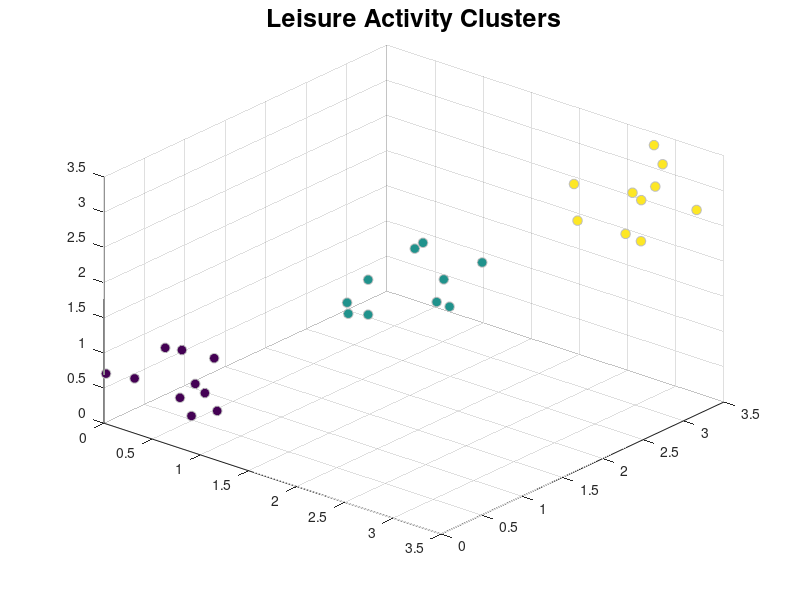

Write the MATLAB code that produced this figure.
close all

rng('default');  % For reproducibility
X = [gallery('uniformdata',[10 3],12); ...
    gallery('uniformdata',[10 3],13)+1.2; ...
    gallery('uniformdata',[10 3],14)+2.5];
y = [ones(10,1);2*(ones(10,1));3*(ones(10,1))]; % Actual classes

S = repmat([50,50,50],numel(X(:,1))/3,1);
C = repmat([1,2,3],numel(X(:,1))/3,1);
s = S(:);
c = C(:);

b_val = 0.75;
h=scatter3(X(:,1),X(:,2),X(:,3),s,c,'filled','o','MarkerEdgeColor',[b_val b_val b_val]);
%100,y,'filled')
view(40,35)
title('Leisure Activity Clusters','fontsize',18);